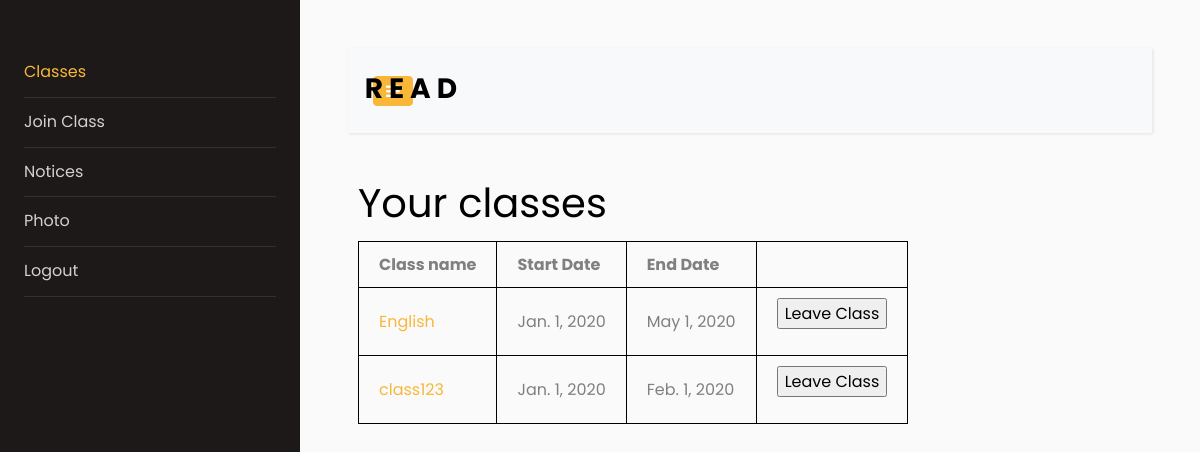
Page /read/student/classes/ (signed in) on the earlier database version.
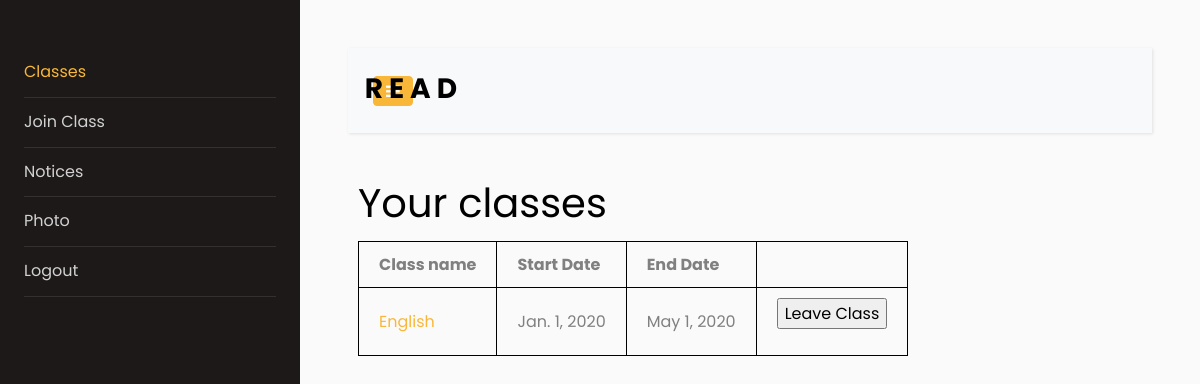
Same page on the later database version.
### read/models.py (models this page shows, shortened)
class Classroom(models.Model):
    name = models.SlugField(max_length = 100, blank=False)
    start_date = models.DateField(blank=False)
    end_date = models.DateField(blank=False)
    teacher = models.ForeignKey(Teacher, on_delete=models.CASCADE, blank=False)

### read/views.py (the view, shortened to what this page needs)
# urls.py: path('student/classes/', views.student_classes_view, name='student_classes_view'),
@login_required
@user_passes_test(user_is_student)
@user_passes_test(user_not_admin, login_url='/read/admin_redirected')
def student_classes_view(request):
    student = Student(user=request.user)
    try:
        enrolled_classes_pks = Enrolled_in.objects.filter(student=student, status=True).values_list('classroom', flat=True)
        enrolled_classes = Classroom.objects.filter(pk__in=enrolled_classes_pks)
    except:
        enrolled_classes = None
    return render(request, 'read/student/student_classes.html', {'enrolled_classes' : enrolled_classes})

### read/views.py (called while the page is built)
def user_is_student(user):
    return user.is_student

def user_not_admin(user):
    return not user.is_superuser

### read/templates/read/student/student_classes.html (shortened to what this page needs)
{% extends "./student_base.html" %}
{% block content %}
    <h1>Your classes</h1>
    <table>
        <th>Class name</th>
        {% if enrolled_classes %}
        <th>Start Date</th>
        <th>End Date</th>
        {% endif %}
        {% for class in enrolled_classes %}
        <tr>
            <td><a href="{% url 'student_specific_class_view' class.name %}">{{ class.name }}</a></td>
            <td>{{ class.start_date }}</td>
            <td>{{ class.end_date }}</td>
            <td>
                <form action="{% url 'student_classes_view' %}" method="post">
                    <input type="submit" name="action" value="Leave Class">
                </form>
            </td>
        </tr>
        {% empty %}
        <tr>
            <td>You are not enrolled in any class</td>
        </tr>
        {% endfor %}
    </table>
{% endblock %}

Differences in the rows shown:
removed Classroom: name "class123", start_date "Jan. 1, 2020", end_date "Feb. 1, 2020"
